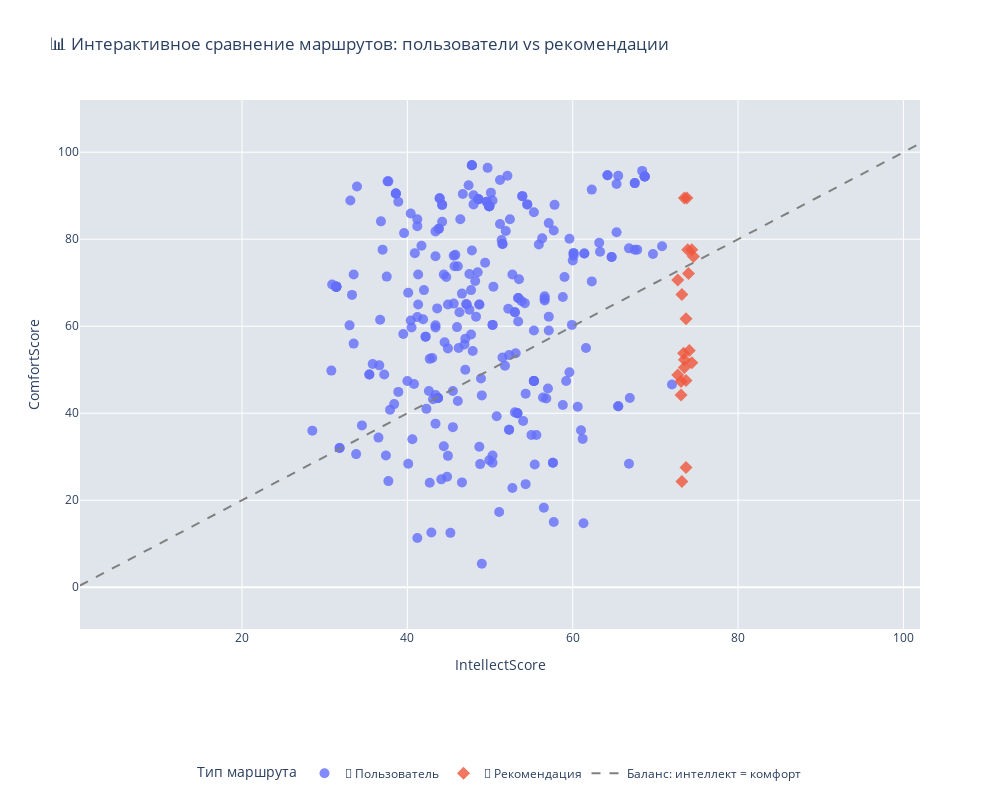

Notebook code for this chart:
### Markdown cell above
Мы получили характеристики всех пользовательских маршрутов за первый день. ИНтересно будет их оценить визуально

### Code cell
import plotly.express as px
import plotly.graph_objects as go
import pandas as pd

# Указание источников данных
df_user_day1_real_routes["Source"] = "👥 Пользователь"
top_routes["Source"] = "🎯 Рекомендация"
top_routes["ClientId"] = "Top"

# Объединение
viz_df = pd.concat([
    df_user_day1_real_routes[[
        "IntellectScore", "ComfortScore", "Source", "ClientId",
        "Costs", "TransTime", "WaitTime", "Concerts"
    ]],
    top_routes[[
        "IntellectScore", "ComfortScore", "Source", "ClientId",
        "Costs", "TransTime", "WaitTime", "Concerts"
    ]]
])

# Границы
min_val = min(viz_df["IntellectScore"].min(), viz_df["ComfortScore"].min()) - 5
max_val = max(viz_df["IntellectScore"].max(), viz_df["ComfortScore"].max()) + 5

# Базовый график
fig = px.scatter(
    viz_df,
    x="IntellectScore",
    y="ComfortScore",
    color="Source",
    symbol="Source",
    hover_data={
        "ClientId": True,
        "Concerts": True,
        "Costs": True,
        "TransTime": True,
        "WaitTime": True,
        "IntellectScore": False,
        "ComfortScore": False
    },
    title="📊 Интерактивное сравнение маршрутов: пользователи vs рекомендации"
)

# Добавим зону баланса ±10
fig.add_shape(
    type="rect",
    x0=min_val,
    y0=min_val - 10,
    x1=max_val,
    y1=max_val + 10,
    line=dict(width=0),
    fillcolor="lightgray",
    opacity=0.3,
    layer="below"
)

# Диагональ — баланс
fig.add_trace(go.Scatter(
    x=[min_val, max_val],
    y=[min_val, max_val],
    mode="lines",
    line=dict(dash="dash", color="gray"),
    name="Баланс: интеллект = комфорт"
))

# Оформление
fig.update_traces(marker=dict(size=10, opacity=0.8))
fig.update_layout(
    legend=dict(
        title="Тип маршрута",
        orientation="h",
        yanchor="bottom",
        y=-0.3,
        xanchor="center",
        x=0.5
    ),
    hoverlabel=dict(bgcolor="white", font_size=12),
    autosize=False,
    width=1000,
    height=800
)

fig.show()

### Figure 1 — Plotly figure (JSON) as saved in the notebook; plotly's stock layout.template omitted (floating-point values rounded to 4 significant figures; data arrays with more than 128 entries replaced by an {"elided": "..."} marker saying what was removed)
{"data": [{"customdata": {"elided": "270x5 int values"}, "hovertemplate": "Source=👥 Пользователь<br>ClientId=%{customdata[0]}<br>Concerts=%{customdata[1]}<br>Costs=%{customdata[2]}<br>TransTime=%{customdata[3]}<br>WaitTime=%{customdata[4]}<extra></extra>", "legendgroup": "👥 Пользователь", "marker": {"color": "#636efa", "opacity": 0.8, "size": 10, "symbol": "circle"}, "mode": "markers", "name": "👥 Пользователь", "orientation": "v", "showlegend": true, "type": "scatter", "x": {"elided": "270 float values"}, "xaxis": "x", "y": {"elided": "270 float values"}, "yaxis": "y"}, {"customdata": [["Top", 6, 1200, 23, 200], ["Top", 5, 1000, 14, 245], ["Top", 5, 1000, 23, 245], ["Top", 5, 1000, 22, 245], ["Top", 5, 1000, 16, 240], ["Top", 5, 1000, 14, 245], ["Top", 6, 1200, 15, 200], ["Top", 4, 800, 13, 290], ["Top", 6, 1200, 33, 200], ["Top", 4, 800, 22, 290], ["Top", 6, 1200, 15, 200], ["Top", 5, 1000, 22, 265], ["Top", 5, 1000, 20, 340], ["Top", 6, 1200, 30, 220], ["Top", 5, 1000, 18, 240], ["Top", 5, 1000, 29, 320], ["Top", 6, 1200, 28, 295], ["Top", 6, 1200, 30, 275], ["Top", 5, 1000, 13, 320], ["Top", 5, 1000, 21, 320]], "hovertemplate": "Source=🎯 Рекомендация<br>ClientId=%{customdata[0]}<br>Concerts=%{customdata[1]}<br>Costs=%{customdata[2]}<br>TransTime=%{customdata[3]}<br>WaitTime=%{customdata[4]}<extra></extra>", "legendgroup": "🎯 Рекомендация", "marker": {"color": "#EF553B", "opacity": 0.8, "size": 10, "symbol": "diamond"}, "mode": "markers", "name": "🎯 Рекомендация", "orientation": "v", "showlegend": true, "type": "scatter", "x": [74.6, 74.4, 74.4, 74.1, 74, 73.9, 73.8, 73.7, 73.7, 73.7, 73.5, 73.5, 73.5, 73.4, 73.2, 73.2, 73.1, 73.1, 72.7, 72.7], "xaxis": "x", "y": [76, 77.6, 51.6, 54.4, 72.1, 77.6, 89.5, 61.7, 47.5, 27.5, 89.5, 52.3, 50.5, 53.8, 67.3, 24.3, 47.3, 44.2, 70.6, 48.8], "yaxis": "y"}, {"line": {"color": "gray", "dash": "dash"}, "marker": {"opacity": 0.8, "size": 10}, "mode": "lines", "name": "Баланс: интеллект = комфорт", "type": "scatter", "x": [0.4, 102], "y": [0.4, 102]}], "layout": {"autosize": false, "height": 800, "hoverlabel": {"bgcolor": "white", "font": {"size": 12}}, "legend": {"orientation": "h", "title": {"text": "Тип маршрута"}, "tracegroupgap": 0, "x": 0.5, "xanchor": "center", "y": -0.3, "yanchor": "bottom"}, "shapes": [{"fillcolor": "lightgray", "layer": "below", "line": {"width": 0}, "opacity": 0.3, "type": "rect", "x0": 0.4, "x1": 102, "y0": -9.6, "y1": 112}], "title": {"text": "📊 Интерактивное сравнение маршрутов: пользователи vs рекомендации"}, "width": 1000, "xaxis": {"anchor": "y", "domain": [0, 1], "title": {"text": "IntellectScore"}}, "yaxis": {"anchor": "x", "domain": [0, 1], "title": {"text": "ComfortScore"}}}}
